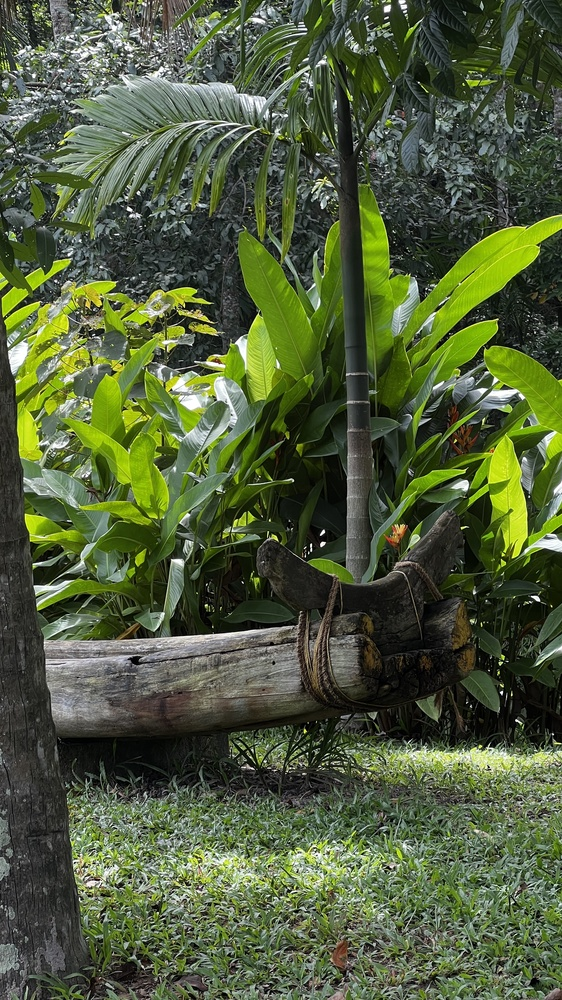
#> input picture Day14/BulkEditing/images/IMG_6464.JPG, 562 x 1000 px, shrunk from 2268 x 4032 before the run; its folder holds 4 pictures in this run
$ python work.py
#> lines starting #> are read from the running program, lines starting #| are printed output that depends on the picture
import os
import cv2

##Code to change bulk images to black and white

ip="images"
op="bw_images"
os.makedirs(op,exist_ok=True)
#os.mkdir(op) #will throw error if folder already exists

for i in os.listdir(ip):
    img=cv2.imread(os.path.join(ip,i))
#> img is the input picture: shape (1000, 562, 3); mean B, G, R 59.9, 92.8, 80.3
    gry=cv2.cvtColor(img,cv2.COLOR_BGR2GRAY)
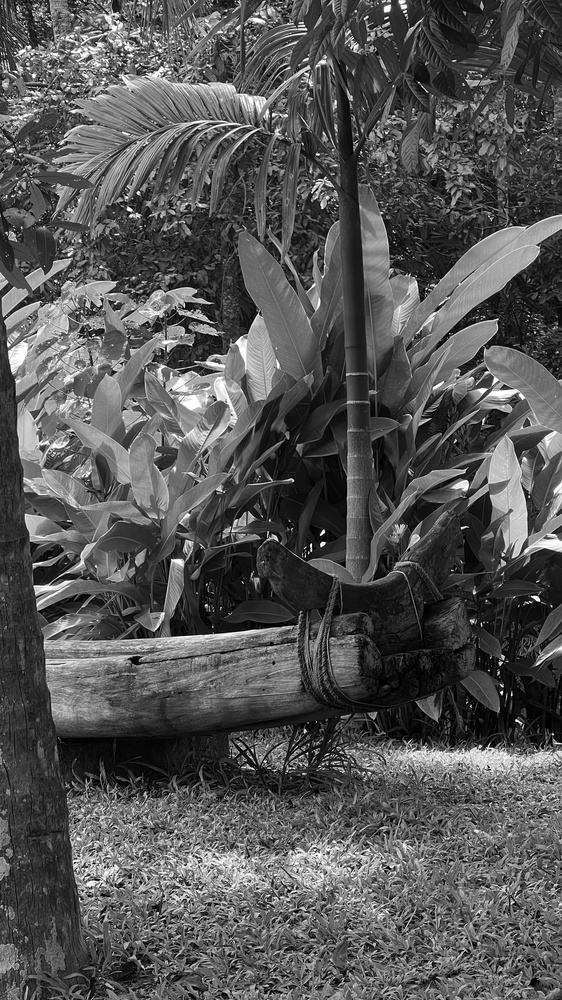
#> gry: shape (1000, 562); min 0, max 255, mean 85.3
    cv2.imwrite(os.path.join(op,i),gry)
#> pass 2 of the loop `for i in os.listdir(ip):`:
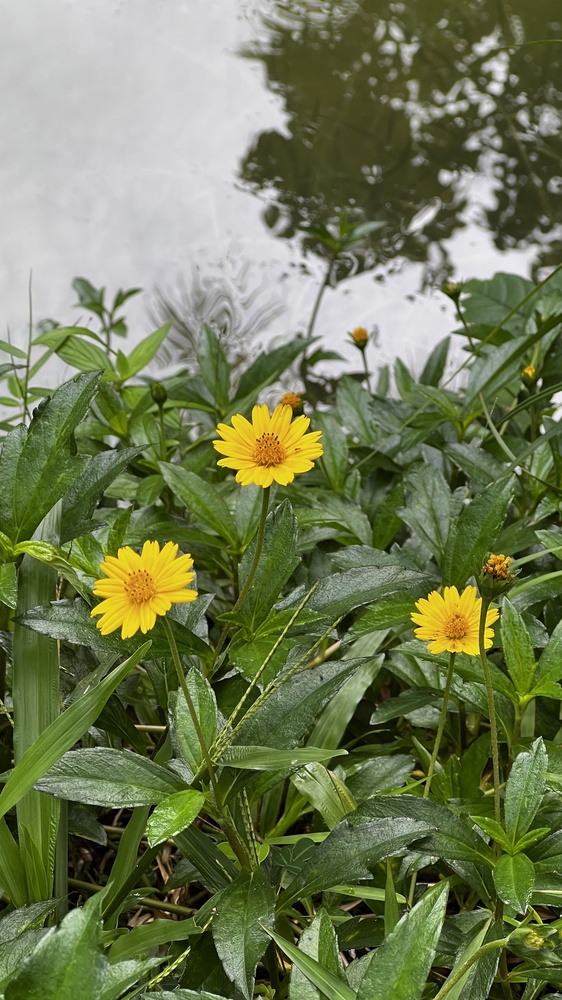
#> input picture Day14/BulkEditing/images/IMG_6469.JPG, 562 x 1000 px, shrunk from 2268 x 4032 before the run
#> img is the input picture: shape (1000, 562, 3); mean B, G, R 83.4, 122.3, 113
#> `gry=cv2.cvtColor(img,cv2.COLOR_BGR2GRAY)`:
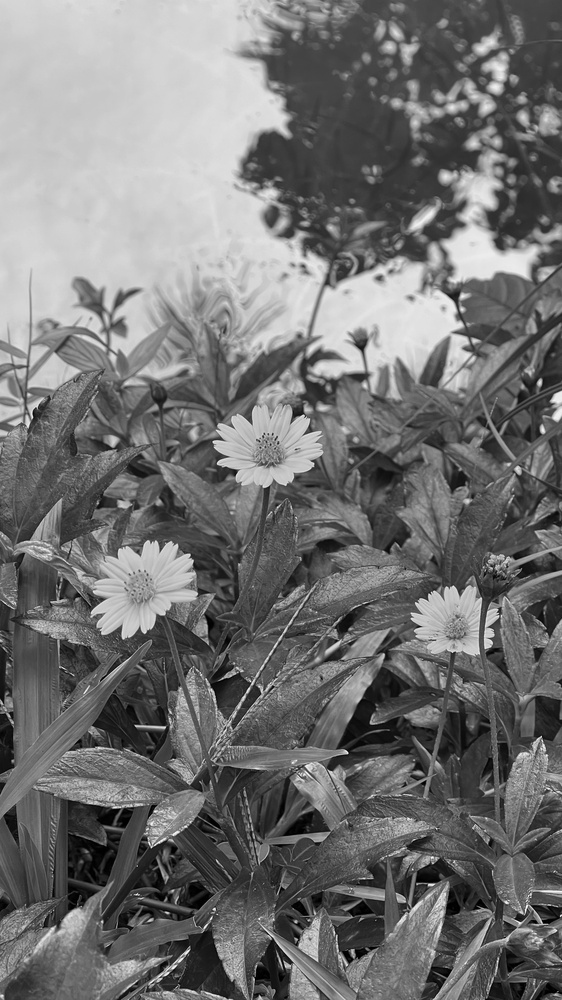
#> gry: shape (1000, 562); min 0, max 252, mean 115.1
#> pass 3 of the loop `for i in os.listdir(ip):`:
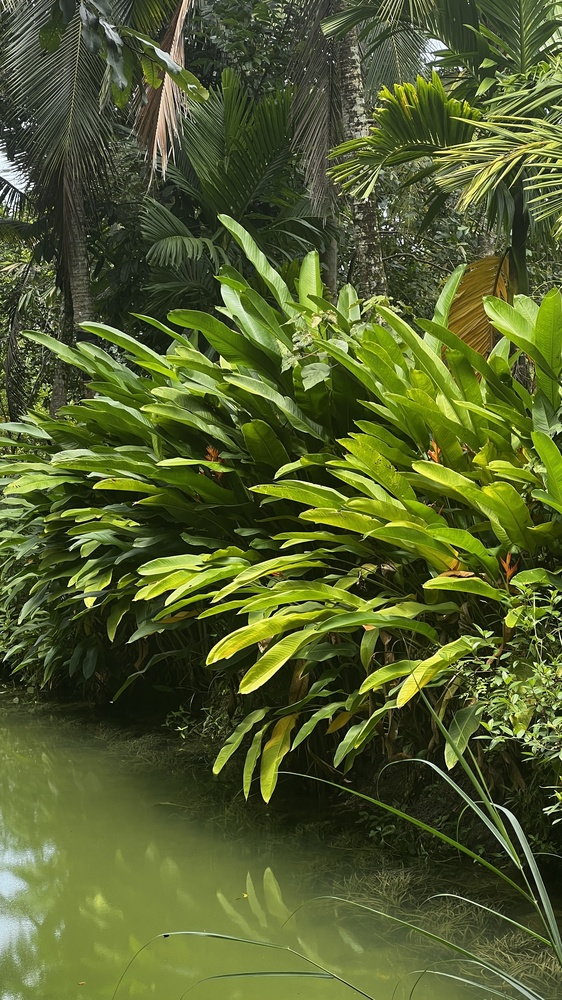
#> input picture Day14/BulkEditing/images/IMG_6510.JPG, 562 x 1000 px, shrunk from 2268 x 4032 before the run
#> img is the input picture: shape (1000, 562, 3); mean B, G, R 45.7, 94.7, 83.4
#> `gry=cv2.cvtColor(img,cv2.COLOR_BGR2GRAY)`:
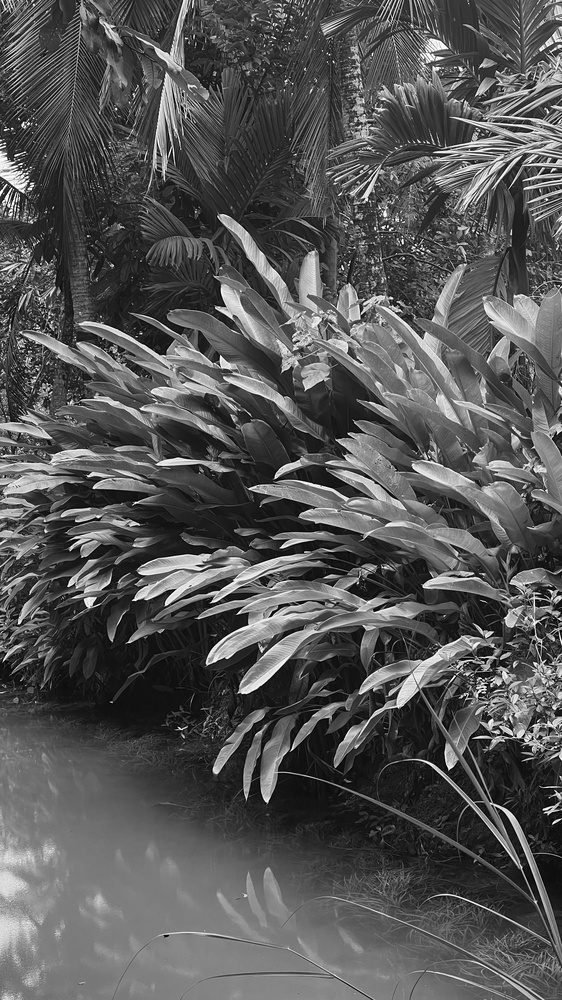
#> gry: shape (1000, 562); min 1, max 255, mean 85.7
#> the loop made 4 passes; the first 3 are shown
